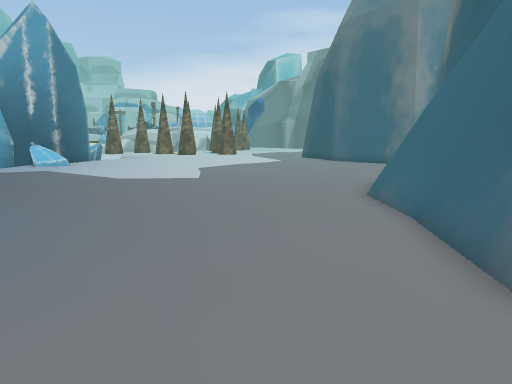
View 1 (above)

18 first-person views from a walk through a Unity game level. The camera is 1.4 m above the floor, tilts 8° down and sees 70° across. The floor is counted in squares, 1 m on a side. Each view is taken from the middle of a square. On the plan, view 1 faces up. The plan holds only what a view shows up to about 16 squares ahead; the rest is blank. The place goes on beyond the plan.

View 2
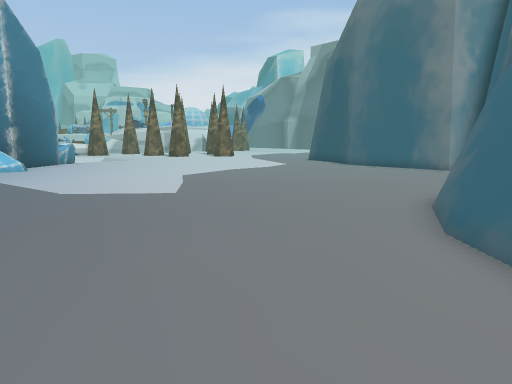

View 3
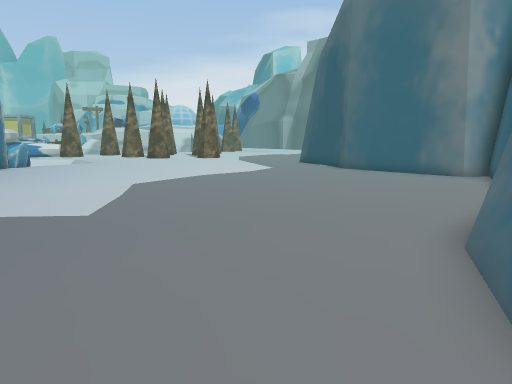

View 4
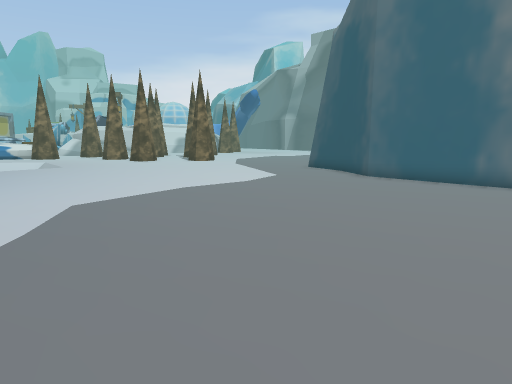

View 5
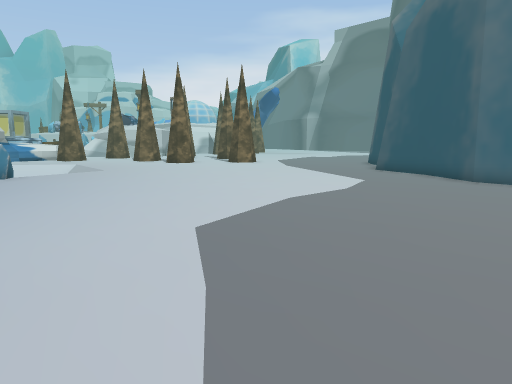

View 6
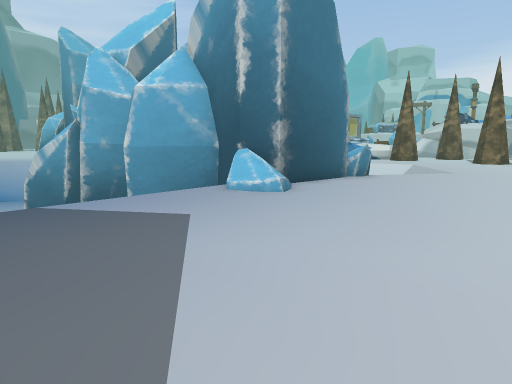

View 7
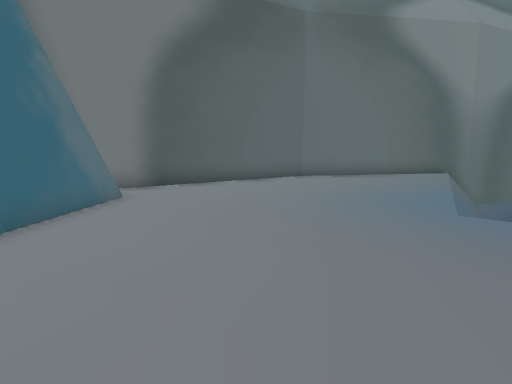

View 8
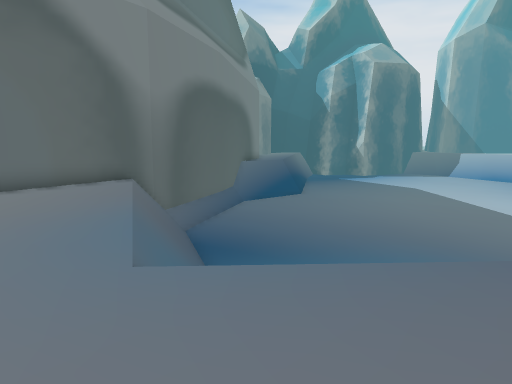

View 9
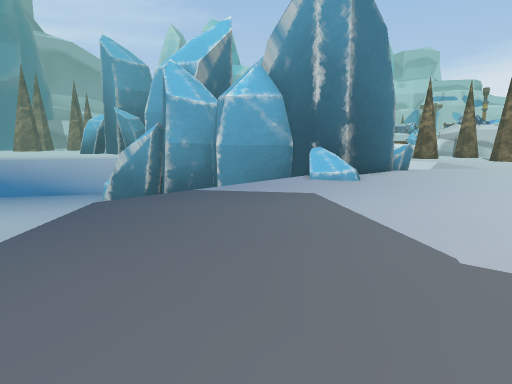

View 10
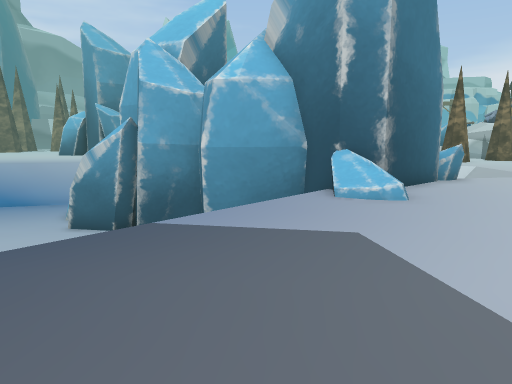

View 11
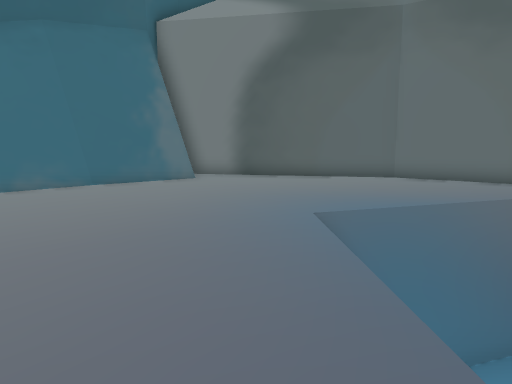

View 12
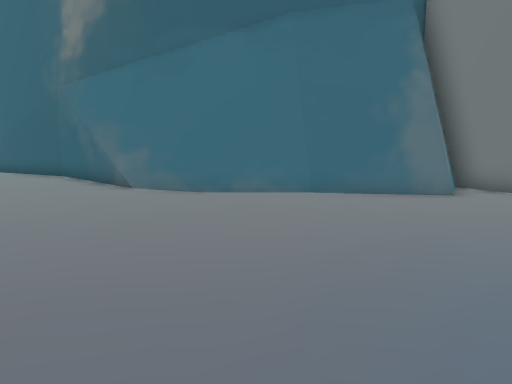

View 13
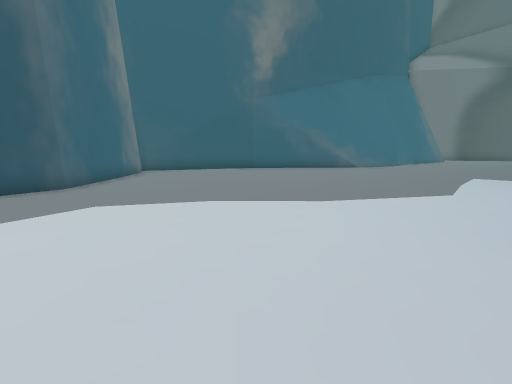

View 14
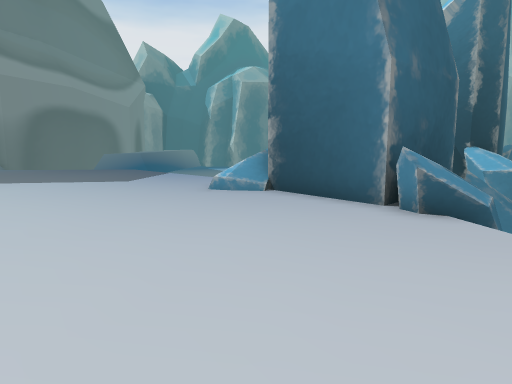

View 15
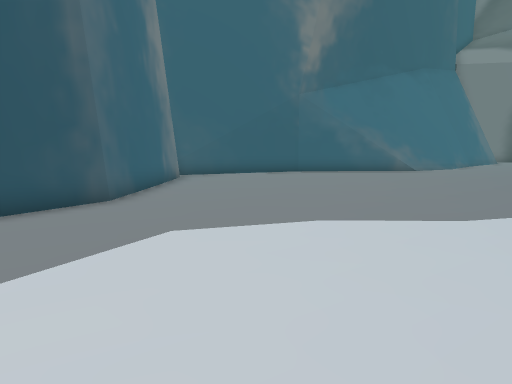

View 16
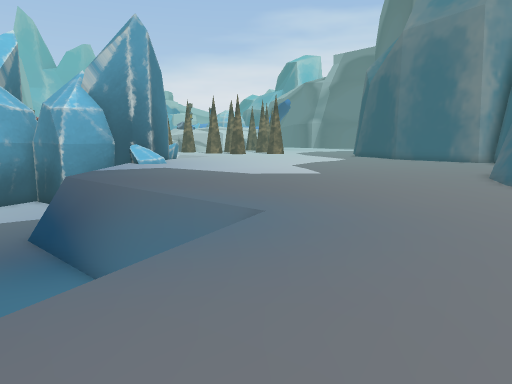

View 17
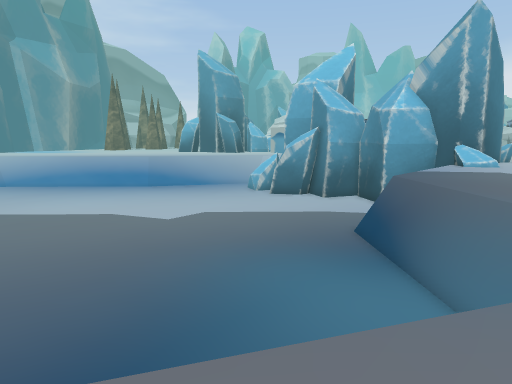

View 18
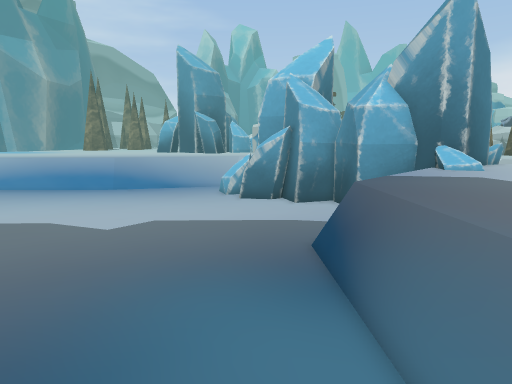

### Floor plan
Key: @ floor where view 1 was taken; # wall or solid block; . main floor; - floor 2.5 m lower than the main floor; = window, fence, low wall or low ledge; ^ raised ledge; v drop or lower ground; T thing the floor can be seen under or through; O other object.
Columns run from 25 left of view 1 to 10 right of it. Each row starts with its distance up from view 1.
 29                =..............#
 28                ...............#
 27              #=...............#
 26              #^...............##
 25              #.................##
 24              #..................#
 23              #..................##
 22              #...................###
 21            ####...................##
 20      ##      O.....................#
 19    ###       .....................##
 18  ###        v.....................#
 17  ---        v....................##
 16 ----         ....................#
 15 ----         ...................##
 14             v..................##
 13          --= .................##
 12         ---=# ...............##
 11        -----#TT..............##
 10       -------#TT............=#
  9      ---------=TT...........##
  8     -----------=TT..........##
  7    --------------Tv.........#
  6   ----------------Tv........#
  5  -----------------=T........#
  4  -----------------Tv........#
  3   -------------- =T.........##
  2  --------------- Tv..........#
  1  ---------------=#.........###
  0     ------------#v.......@##
 -1          ------=#.......###
 -2            ----#v......##
 -3             --=# .######

Where each view was taken, in squares from view 1:
view 1: 0 up, 0 right, facing up
view 2: 4 up, 0 right, facing up
view 3: 7 up, 1 right, facing up
view 4: 11 up, 1 right, facing up
view 5: 13 up, 2 left, facing up
view 6: 13 up, 4 left, facing up-left
view 7: 12 up, 1 left, facing down
view 8: 9 up, 3 left, facing down-left
view 9: 9 up, 4 left, facing up-left
view 10: 12 up, 7 left, facing up-left
view 11: 11 up, 9 left, facing down-right
view 12: 8 up, 7 left, facing right
view 13: 29 up, 6 left, facing down-right
view 14: 29 up, 4 left, facing down-left
view 15: 29 up, 3 left, facing down-right
view 16: 2 down, 5 left, facing up
view 17: 2 down, 6 left, facing up-left
view 18: 1 up, 6 left, facing up-left
